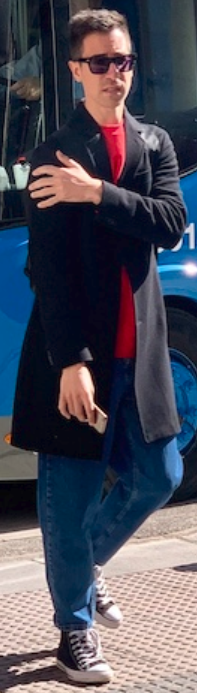
#> input picture person.png, 197 x 693 px, found by its file name
$ python test.py
#> lines starting #> are read from the running program, lines starting #| are printed output that depends on the picture
from PIL import Image, ImageDraw
import matplotlib.pyplot as plt

# 创建一张空白图像
width, height = 500, 300
#image = Image.new('RGB', (width, height), color='white')
image = Image.open('/home/jvm/HRNet/person.png').convert('RGB')
#> image is the input picture: PIL image 197x693 RGB; mean R, G, B 75.4, 76.2, 89.1

# 创建一个画笔对象
draw = ImageDraw.Draw(image)

# 定义线条的坐标点
points = [(10, 10), (50, 10), (50, 50), (10, 50), (10, 10)]

# 绘制连线
draw.line(points, fill=(255, 0, 0), width=5)

# 显示图像
plt.imshow(image)
plt.show()
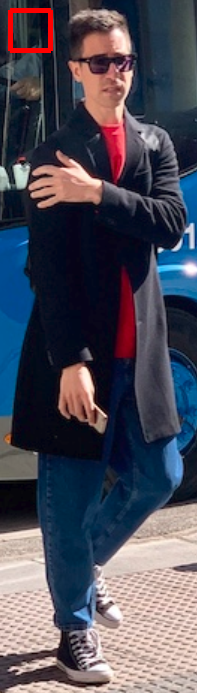
#> shown: shape (693, 197, 3); mean R, G, B 76.6, 76, 88.8
image.save("gaga.jpg")
